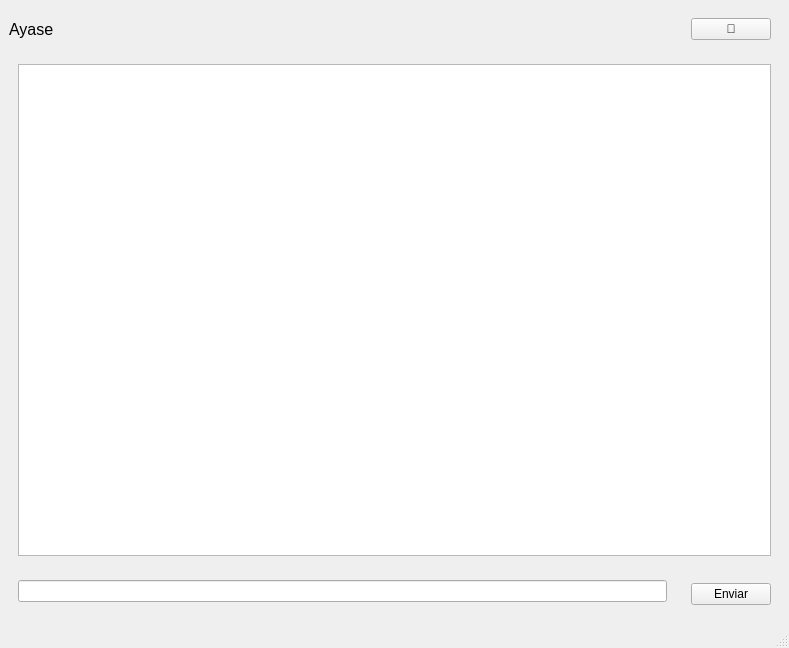
<?xml version="1.0" encoding="UTF-8"?>
<ui version="4.0">
 <class>MainWindow</class>
 <widget class="QMainWindow" name="MainWindow">
  <property name="geometry">
   <rect>
    <x>0</x>
    <y>0</y>
    <width>789</width>
    <height>648</height>
   </rect>
  </property>
  <property name="windowTitle">
   <string>MainWindow</string>
  </property>
  <widget class="QWidget" name="centralwidget">
   <layout class="QGridLayout" name="gridLayout_5">
    <item row="1" column="1" colspan="2">
     <widget class="QWidget" name="widget_4" native="true">
      <layout class="QGridLayout" name="gridLayout_4">
       <item row="0" column="0">
        <widget class="QTextEdit" name="chatArea">
         <property name="readOnly">
          <bool>true</bool>
         </property>
        </widget>
       </item>
      </layout>
     </widget>
    </item>
    <item row="2" column="1">
     <widget class="QWidget" name="widget_2" native="true">
      <layout class="QGridLayout" name="gridLayout_2">
       <item row="0" column="0">
        <widget class="QLineEdit" name="inputMensaje"/>
       </item>
      </layout>
     </widget>
    </item>
    <item row="2" column="2" rowspan="2">
     <widget class="QWidget" name="widget_3" native="true">
      <layout class="QGridLayout" name="gridLayout_3">
       <item row="0" column="0">
        <widget class="QPushButton" name="botonEnviar">
         <property name="text">
          <string>Enviar</string>
         </property>
        </widget>
       </item>
      </layout>
     </widget>
    </item>
    <item row="0" column="2">
     <widget class="QWidget" name="widget" native="true">
      <layout class="QGridLayout" name="gridLayout">
       <item row="0" column="0">
        <widget class="QPushButton" name="botonTema">
         <property name="text">
          <string>🌙</string>
         </property>
        </widget>
       </item>
      </layout>
     </widget>
    </item>
    <item row="0" column="1">
     <widget class="QLabel" name="LabelTitulo">
      <property name="font">
       <font>
        <family>Arial</family>
        <pointsize>12</pointsize>
       </font>
      </property>
      <property name="text">
       <string>Ayase</string>
      </property>
     </widget>
    </item>
   </layout>
  </widget>
  <widget class="QStatusBar" name="statusbar"/>
 </widget>
 <resources/>
 <connections/>
</ui>
